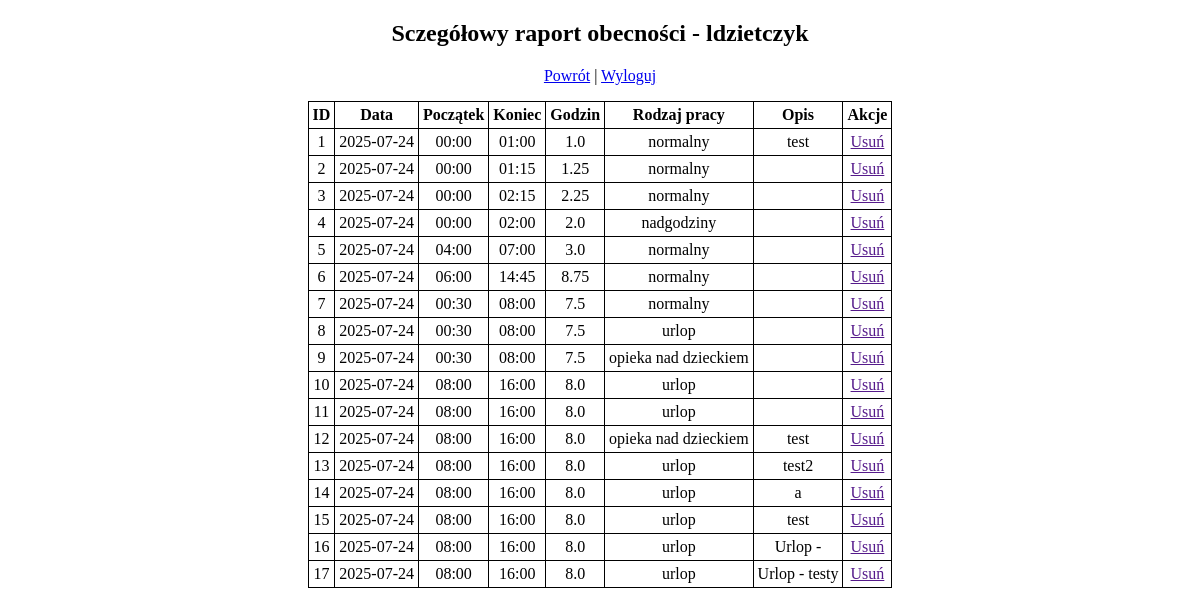
The app's page /raport/details (signed in), older data.
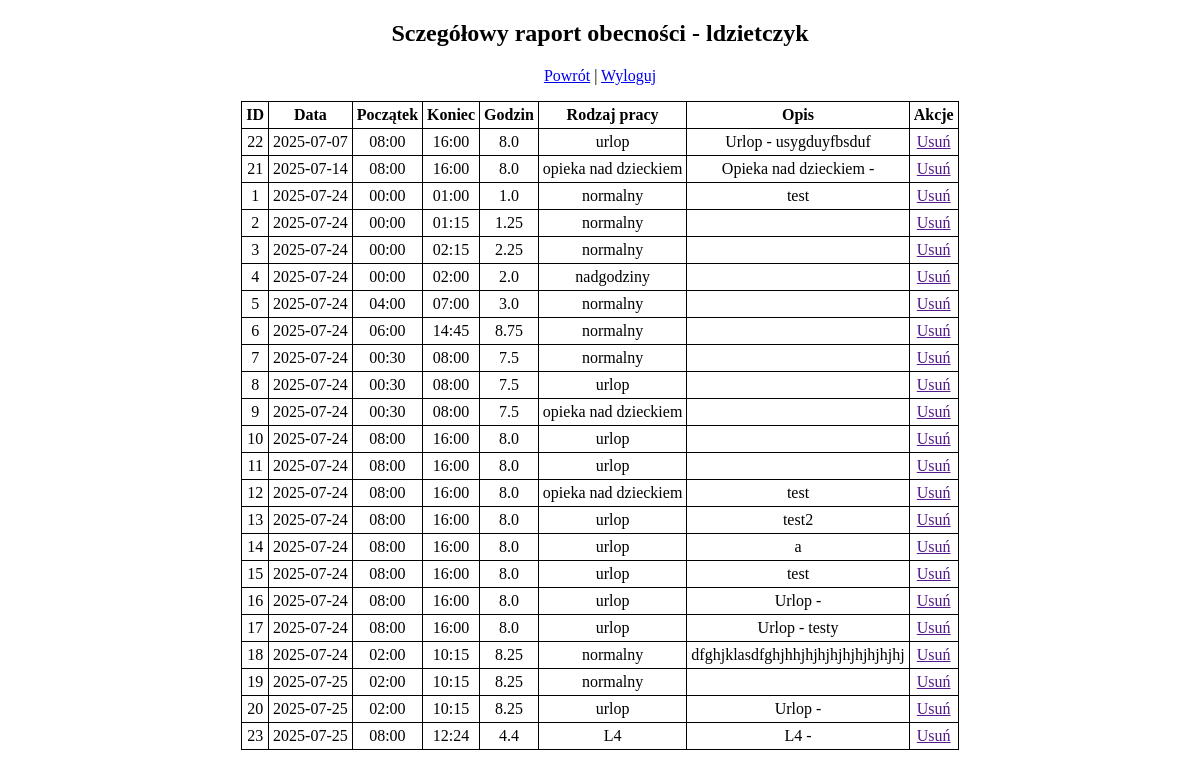
The same page, newer data.
### app.py (models this page shows)
class User(db.Model):
    id = db.Column(db.Integer, primary_key=True)
    username = db.Column(db.String(80), unique=True, nullable=False)
    password_hash = db.Column(db.String(128), nullable=False)

class Attendance(db.Model):
    id = db.Column(db.Integer, primary_key=True)
    user_id = db.Column(db.Integer, db.ForeignKey('user.id'), nullable=False)
    date = db.Column(db.Date, nullable=False)
    start_time = db.Column(db.Time, nullable=False)
    end_time = db.Column(db.Time, nullable=False)
    work_type = db.Column(db.String(50), nullable=False)
    description = db.Column(db.Text, nullable=True)
    timestamp = db.Column(db.DateTime, default=datetime.utcnow)

### app.py (the view)
@app.route('/raport/details')
def raport_details():
    if 'user_id' not in session:
        return redirect(url_for('login'))
    user = User.query.get(session['user_id'])
    entries = Attendance.query.filter_by(user_id=user.id).order_by(Attendance.date).all()
    return render_template('detailraport.html', entries=entries, username=user.username, datetime=datetime)

### templates/detailraport.html (shortened to what this page needs)
<!DOCTYPE html>
<html lang="pl">
<head>
     <link rel="stylesheet" href="{{ url_for('static', filename='style.css') }}">
</head>
<body>
    <h2>Sczegółowy raport obecności - {{ username }}</h2>
    <p><a href="{{ url_for('raport') }}">Powrót</a> | <a href="{{ url_for('logout') }}">Wyloguj</a></p>
    <table class="reptab">
        <thead>
            <tr>
                <th>ID</th>
                <th>Data</th>
                <th>Początek</th>
                <th>Koniec</th>
                <th>Godzin</th>
                <th>Rodzaj pracy</th>
                <th>Opis</th>
                <th>Akcje</th>
            </tr>
        </thead>
        <tbody>
            {% for e in entries %}
            <tr>
                <td>{{ e.id }}</td>
                <td>{{ e.date }}</td>
                <td>{{ e.start_time.strftime('%H:%M') }}</td>
                <td>{{ e.end_time.strftime('%H:%M') }}</td>
                <td>{{ ((datetime.combine(e.date, e.end_time) - datetime.combine(e.date, e.start_time)).seconds // 3600) + (((datetime.combine(e.date, e.end_time) - datetime.combine(e.date, e.start_time)).seconds % 3600) // 60) / 60 }}</td>
                <td>{{ e.work_type }}</td>
                <td class="desc">{{ e.description or '' }}</td>
                <td>
                    <a href="">Usuń</a><br>
                </td>
            </tr>
            {% endfor %}
        </tbody>
    </table>
</body>
</html>

### static/style.css (style rules this page uses)
table, th, td { border: 1px solid black; border-collapse: collapse; padding: 4px; }
.reptab { margin-left: auto; margin-right: auto; }
.desc { min-width: fit-content; }
body { text-align: center; }

Row changes from the older to the newer data that the page shows:
added Attendance: id "22", date "2025-07-07", start_time "08:00", end_time "16:00", date+end_time+start_time "8.0", work_type "urlop", description "Urlop - usygduyfbsduf"
added Attendance: id "21", date "2025-07-14", start_time "08:00", end_time "16:00", date+end_time+start_time "8.0", work_type "opieka nad dzieckiem", description "Opieka nad dzieckiem -"
added Attendance: id "18", date "2025-07-24", start_time "02:00", end_time "10:15", date+end_time+start_time "8.25", work_type "normalny", description "dfghjklasdfghjhhjhjhjhjhjhjhjhjhj"
added Attendance: id "19", date "2025-07-25", start_time "02:00", end_time "10:15", date+end_time+start_time "8.25", work_type "normalny"
added Attendance: id "20", date "2025-07-25", start_time "02:00", end_time "10:15", date+end_time+start_time "8.25", work_type "urlop", description "Urlop -"
added Attendance: id "23", date "2025-07-25", start_time "08:00", end_time "12:24", date+end_time+start_time "4.4", work_type "L4", description "L4 -"
